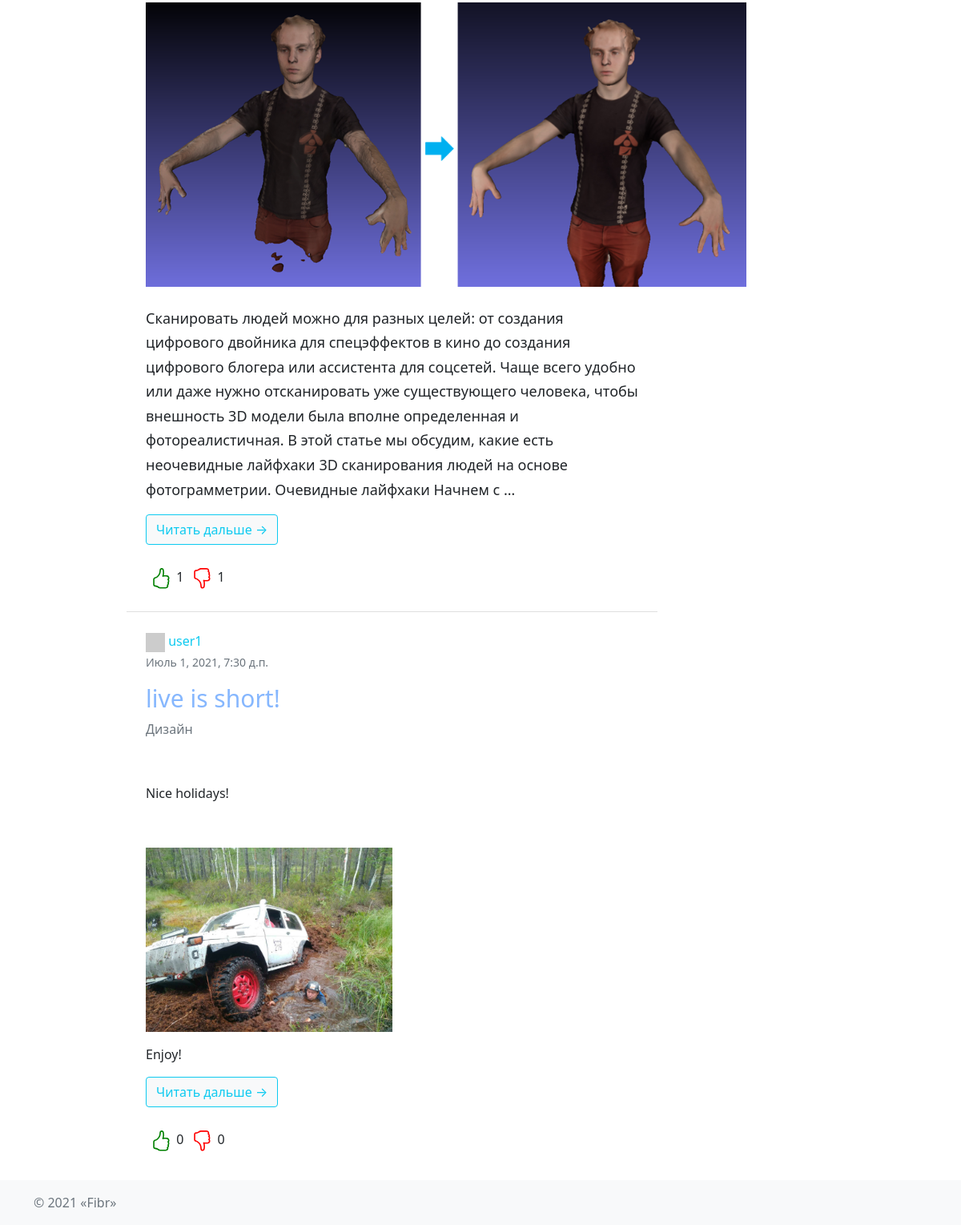
/hub/43/ (lower part), run on an earlier commit of the app's database.
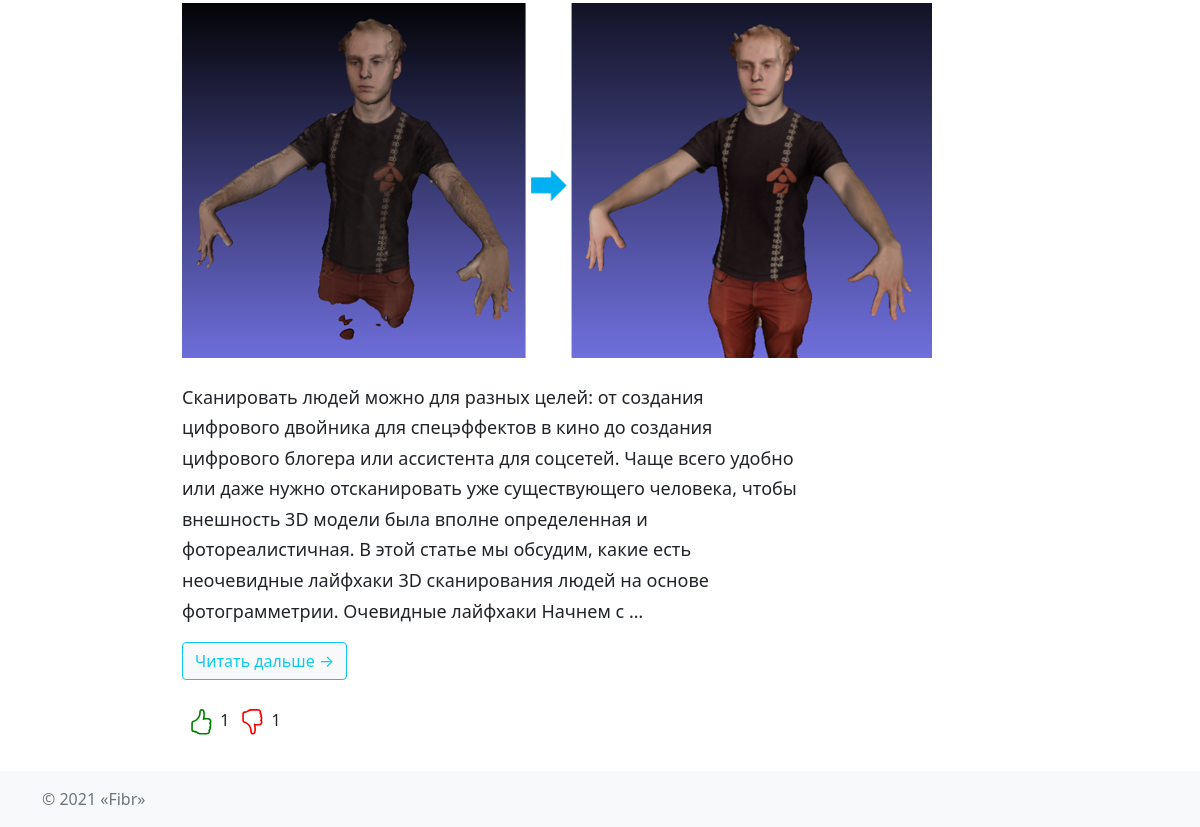
And on a later commit of the database.
### article/models.py (models this page shows, shortened)
class Article(models.Model):
    user = models.ForeignKey(User, on_delete=models.CASCADE)
    topic = models.ForeignKey(Topic, on_delete=models.CASCADE, verbose_name='Раздел')
    title = models.CharField(max_length=64, unique=True, verbose_name='Название')
    content = models.TextField(blank=True, verbose_name='Статья')
    image = models.ImageField(upload_to='article_images', blank=True, verbose_name='Фото')
    created_at = models.DateTimeField(auto_now_add=True)
    updated_at = models.DateTimeField(auto_now=True)
    class Meta:
        verbose_name = 'Статья'
        verbose_name_plural = 'Статьи'
    def get_total_likes(self):
        likes = Like.objects.filter(article=self, is_liked=True)
        return len(likes)

### authapp/models.py (models this page shows, shortened)
class User(AbstractUser):
    image = models.ImageField(upload_to='users_avatars', blank=True, default='static/img/default.jpg')
    birthday = models.DateField(blank=True, null=True)
    def __str__(self):
        return self.username

### hub/models.py (models this page shows)
class Topic(models.Model):
    name = models.CharField(max_length=64)
    short_description = models.TextField(blank=True)
    class Meta:
        verbose_name = 'Тематика'
        verbose_name_plural = 'Тематики'
    def __str__(self):
        return self.name

### hub/views.py (the view)
# urls.py: path('<int:pk>/', hub.TopicView.as_view(), name='topic')
class TopicView(DetailView):
    model = Topic
    template_name = 'hub/hub.html'
    def get_context_data(self, **kwargs):
        context = super().get_context_data(**kwargs)
        context['articles'] = Article.objects.filter(topic=self.kwargs.get('pk'))
        return context

### context_processor.py (called while the page is built)
def topic_list(request):
    return {"topic_list": Topic.objects.all()}

### hub/templates/hub/hub.html (shortened to what this page needs)
{% extends 'hub/base.html' %}
{% load static %}
{% block content %}
    <section>
        <div class="container w-75 p-2">
            <ul class="list-group list-group-flush w-75">
                {% for article in articles %}
                    <li class="list-group-item p-4">
                        <div class="row">
                            <header class="accordion-header">
                                <a href="user" class="text-info" title="Автор публикации"
                                   style="text-decoration: none;">
                                    <img src="http://placehold.it/30X30" width="24" height="24" class="img-fluid"
                                         alt="img">
                                    <span class="text">{{ article.user }}</span>
                                </a>
                                <p class="timelist text-muted"><small> {{ article.created_at }}</small></p>
                            </header>
                            <div class="col-sm-12">
                                <a href="{% url 'article:article' article.pk %}" class="card-title text-decoration-none"
                                   style="color: #86b7fe; cursor: pointer"><h1 class="text" style="font-size: 30px;">
                                    {{ article.title }}
                                </h1></a>
                                <p class="text-muted"> {{ article.topic }}
                                </p>
                                <div class="col-sm-4">
                                    {% if article.image %}
                                        <img src="{{ article.image.url }}" class="img-responsive" alt="img" width="750">
                                    {% endif %}
                                </div>
                                <br>
                                <p class="card-text"
                                   style="line-height: 1.70;font-size: 18px;overflow-wrap: break-word;">{{ article.content|safe|truncatewords:60 }}</p>
                                <a class="text-decoration-none" href="{% url 'article:article' article.pk %}">
                                    <button type="button" class="btn bg-light btn-outline-info"> Читать дальше →
                                    </button>
                                </a>
                                <div class="d-flex justify-content-lg-start mt-4">
                                    <form class="m-1" action="{% url 'article:like_article' article.pk %}"
                                          method="POST">
                                        {{ article.get_total_likes }}</form>
                                    <form class="m-1" action="{% url 'article:like_article' article.pk %}"
                                          method="POST">
                                        {{ article.get_total_likes }}</form>
                                </div>
                            </div>
                        </div>
                    </li>
                {% endfor %}
            </ul>
        </div>
    </section>
{% endblock %}

What changed in the data, as far as the page shows it:
removed Article: user "user1", created_at "Июль 1, 2021, 7:30 д.п.", title "live is short!", topic "Дизайн", content "Nice holidays! Enjoy!", content (picture), get_total_likes "0"
